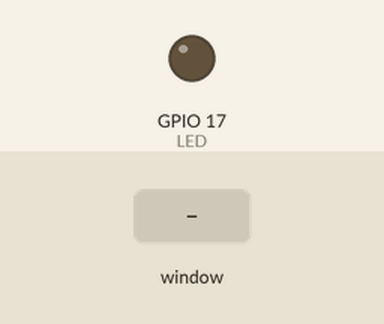
This program was run on a simulated Raspberry Pi (BCM pin numbers). Shown: output pins drawn as LEDs (lit = HIGH). The inputs (shaded band) are chosen by the test bench. The desktop window is not drawn, its controls go by their first labels and the mouse button is held 0.15 s.

Above: at 1.2 s.
1.3 s: control labelled "OPEN" in the window clicked
At 2.1 s:
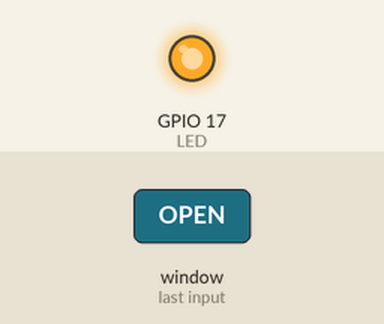
2.8 s: control labelled "CLOSE" in the window clicked
At 3.2 s:
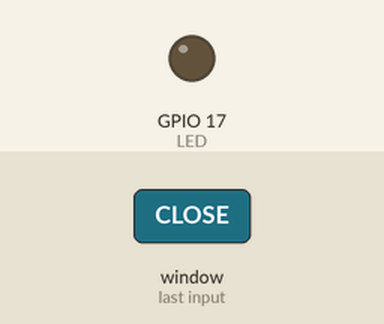
Timing chart, 0 to 5.8 s (numbered marks = the images above; inputs shaded):
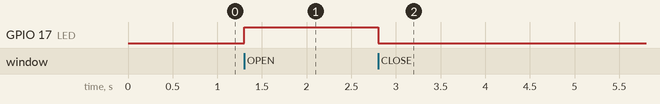

Measured:
- after the input at 1.3 s, GPIO 17 (LED): LOW → HIGH at once
- after the input at 2.8 s, GPIO 17 (LED): HIGH → LOW at once

The program:

window.py
```python
from tkinter import *
import RPi.GPIO as GPIO

LED = 17
GPIO.setmode(GPIO.BCM)
GPIO.setup(LED,GPIO.OUT)
GPIO.setwarnings(False)


master = Tk()

def openLed():
    GPIO.output(LED,GPIO.HIGH);


def closeLed():
    GPIO.output(LED,GPIO.LOW)

def windowClose():
    print("window close")
    master.destroy()
    GPIO.cleanup()


openBtn = Button(master, text="OPEN", command=openLed)
openBtn.pack()

closeBtn = Button(master, text=("CLOSE"),command=closeLed)
closeBtn.pack()
master.protocol("WM_DELETE_WINDOW", windowClose)
master.mainloop()

#http://effbot.org/tkinterbook/button.htm
#https://coldnew.github.io/f7349436/
```
